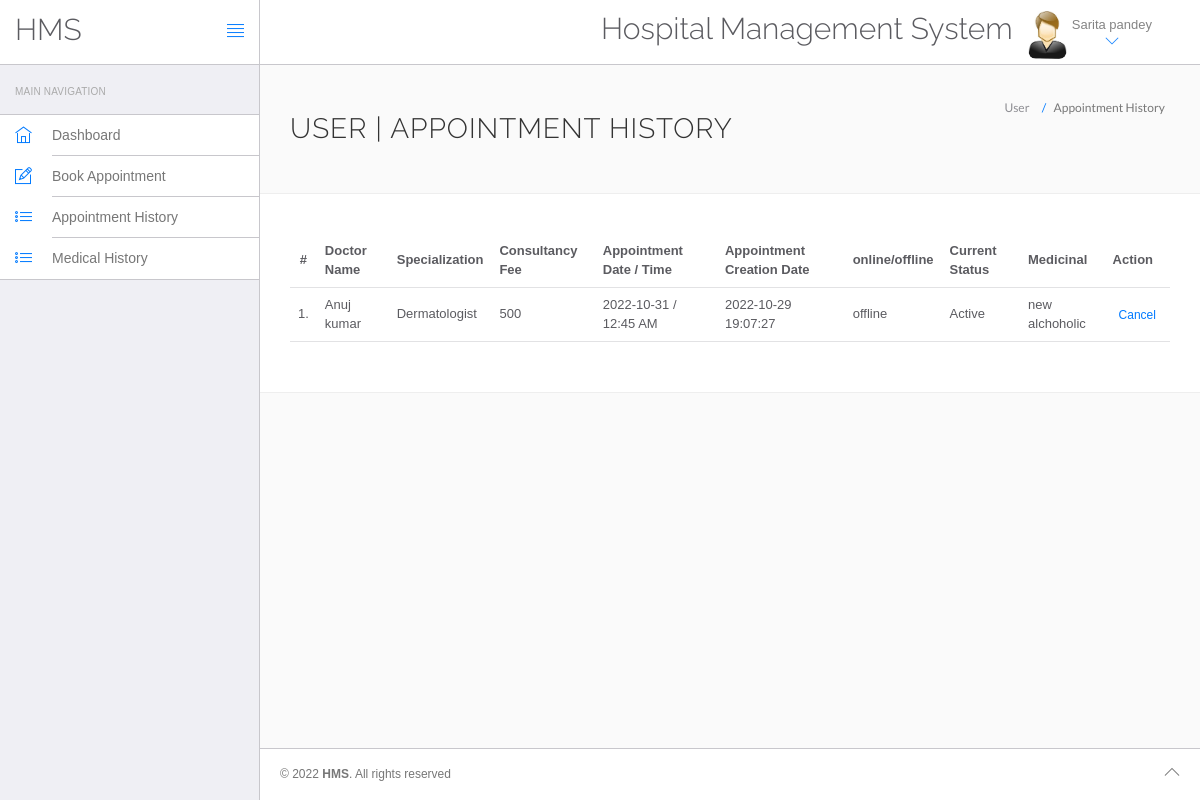
Page /hms/appointment-history.php (signed in) on the committed database.
### tables this page shows
CREATE TABLE `users` (
  `id` int(11) NOT NULL,
  `fullName` varchar(255) DEFAULT NULL,
  `address` longtext DEFAULT NULL,
  `city` varchar(255) DEFAULT NULL,
  `gender` varchar(255) DEFAULT NULL,
  `email` varchar(255) DEFAULT NULL,
  `password` varchar(255) DEFAULT NULL,
  `regDate` timestamp NULL DEFAULT current_timestamp(),
  `updationDate` timestamp NULL DEFAULT NULL ON UPDATE current_timestamp()
);

CREATE TABLE `appointment` (
  `id` int(11) NOT NULL,
  `doctorSpecialization` varchar(255) DEFAULT NULL,
  `doctorId` int(11) DEFAULT NULL,
  `userId` int(11) DEFAULT NULL,
  `consultancyFees` int(11) DEFAULT NULL,
  `appointmentDate` varchar(255) DEFAULT NULL,
  `appointmentTime` varchar(255) DEFAULT NULL,
  `postingDate` timestamp NULL DEFAULT current_timestamp(),
  `userStatus` int(11) DEFAULT NULL,
  `doctorStatus` int(11) DEFAULT NULL,
  `updationDate` timestamp NULL DEFAULT NULL ON UPDATE current_timestamp(),
  `of` int(11) NOT NULL,
  `prescribe` varchar(100) DEFAULT NULL
);

CREATE TABLE `doctors` (
  `id` int(11) NOT NULL,
  `specilization` varchar(255) DEFAULT NULL,
  `doctorName` varchar(255) DEFAULT NULL,
  `address` longtext DEFAULT NULL,
  `docFees` varchar(255) DEFAULT NULL,
  `contactno` bigint(11) DEFAULT NULL,
  `docEmail` varchar(255) DEFAULT NULL,
  `password` varchar(255) DEFAULT NULL,
  `creationDate` timestamp NULL DEFAULT current_timestamp(),
  `updationDate` timestamp NULL DEFAULT NULL ON UPDATE current_timestamp()
);

### hms/appointment-history.php (the view, shortened to what this page needs)
<?php
include('include/config.php');
?>
<!DOCTYPE html>
<html lang="en">
	<head>
		<link rel="stylesheet" href="vendor/bootstrap/css/bootstrap.min.css">
		<link rel="stylesheet" href="vendor/fontawesome/css/font-awesome.min.css">
		<link rel="stylesheet" href="vendor/themify-icons/themify-icons.min.css">
		<link href="vendor/animate.css/animate.min.css" rel="stylesheet" media="screen">
		<link href="vendor/perfect-scrollbar/perfect-scrollbar.min.css" rel="stylesheet" media="screen">
		<link href="vendor/switchery/switchery.min.css" rel="stylesheet" media="screen">
		<link href="vendor/bootstrap-touchspin/jquery.bootstrap-touchspin.min.css" rel="stylesheet" media="screen">
		<link href="vendor/select2/select2.min.css" rel="stylesheet" media="screen">
		<link href="vendor/bootstrap-datepicker/bootstrap-datepicker3.standalone.min.css" rel="stylesheet" media="screen">
		<link href="vendor/bootstrap-timepicker/bootstrap-timepicker.min.css" rel="stylesheet" media="screen">
		<link rel="stylesheet" href="assets/css/styles.css">
		<link rel="stylesheet" href="assets/css/plugins.css">
		<link rel="stylesheet" href="assets/css/themes/theme-1.css" id="skin_color" />
	</head>
	<body>
		<div id="app">
<?php include('include/sidebar.php');?>
			<div class="app-content">
					<?php include('include/header.php');?>
				<div class="main-content" >
					<div class="wrap-content container" id="container">
						<section id="page-title">
							<div class="row">
								<div class="col-sm-8">
									<h1 class="mainTitle">User  | Appointment History</h1>
																	</div>
								<ol class="breadcrumb">
									<li>
										<span>User </span>
									</li>
									<li class="active">
										<span>Appointment History</span>
									</li>
								</ol>
							</div>
						</section>
						<div class="container-fluid container-fullw bg-white">
									<div class="row">
								<div class="col-md-12">
									<table class="table table-hover" id="sample-table-1">
										<thead>
											<tr>
												<th class="center">#</th>
												<th class="hidden-xs">Doctor Name</th>
												<th>Specialization</th>
												<th>Consultancy Fee</th>
												<th>Appointment Date / Time </th>
												<th>Appointment Creation Date  </th>
												<th>online/offline</th>
												<th>Current Status</th>
												<th> Medicinal </th>
												<th>Action</th>
											</tr>
										</thead>
										<tbody>
<?php
$sql=mysqli_query($con,"select doctors.doctorName as docname,appointment.*  from appointment join doctors on doctors.id=appointment.doctorId where appointment.userId='".$_SESSION['id']."'");
$cnt=1;
while($row=mysqli_fetch_array($sql))
{
?>
											<tr>
												<td class="center"><?php echo $cnt;?>.</td>
												<td class="hidden-xs"><?php echo $row['docname'];?></td>
												<td><?php echo $row['doctorSpecialization'];?></td>
												<td><?php echo $row['consultancyFees'];?></td>
												<td><?php echo $row['appointmentDate'];?> / <?php echo
												 $row['appointmentTime'];?>
												</td>
												<td><?php echo $row['postingDate'];?></td>
												<td><?php if($row['of']==0)
{
	echo "offline";
}
else{
	echo "<button onclick=\"location.href='video.html'\">online</button>" ;}
	?></td>
												<td>
<?php if(($row['userStatus']==1) && ($row['doctorStatus']==1))
{
	echo "Active";
}
												?></td>
												<td>
													<?php echo $row['prescribe'];?>
												</td>
												<td >
												<div class="visible-md visible-lg hidden-sm hidden-xs">
							<?php if(($row['userStatus']==1) && ($row['doctorStatus']==1))
{ ?>
	<a href="appointment-history.php?id=<?php echo $row['id']?>&cancel=update" onClick="return confirm('Are you sure you want to cancel this appointment ?')"class="btn btn-transparent btn-xs tooltips" title="Cancel Appointment" tooltip-placement="top" tooltip="Remove">Cancel</a>
	<?php } else {
		echo "Canceled";
		} ?>
												</div>
												</td>
											</tr>
											<?php
$cnt=$cnt+1;
											 }?>
										</tbody>
									</table>
								</div>
							</div>
								</div>
					</div>
				</div>
			</div>
	<?php include('include/footer.php');?>
		</div>
	</body>
</html>

### hms/include/header.php (shortened to what this page needs)
<header class="navbar navbar-default navbar-static-top">
					<div class="navbar-header">
						<a class="navbar-brand" href="#">
							<h2 style="padding-top:20% ">HMS</h2>
						</a>
						<a href="#" class="sidebar-toggler pull-right visible-md visible-lg" data-toggle-class="app-sidebar-closed" data-toggle-target="#app">
							<i class="ti-align-justify"></i>
						</a>
					</div>
					<div class="navbar-collapse collapse">
						<ul class="nav navbar-right">
								<li  style="padding-top:2% ">
								<h2>Hospital Management System</h2>
							</li>
							<li class="dropdown current-user">
								<a href class="dropdown-toggle" data-toggle="dropdown">
									<img src="assets/images/images.jpg"> <span class="username">
									<?php $query=mysqli_query($con,"select fullName from users where id='".$_SESSION['id']."'");
while($row=mysqli_fetch_array($query))
{
	echo $row['fullName'];
}
									?> <i class="ti-angle-down"></i></i></span>
								</a>
							</li>
						</ul>
					</div>
				</header>

### hms/assets/css/themes/theme-1.css (style rules this page uses)
body { background: #FAFAFA; }
header .navbar-header { background: #ffffff !important; border-right-color: #c8c7cc !important; border-bottom-color: #c8c7cc !important; }
header .navbar-header .sidebar-toggler, header .navbar-header .sidebar-mobile-toggler { color: #007aff !important; }
header .navbar-header .navbar-brand { color: #777 !important; }
header .navbar-collapse { background: #ffffff !important; border-bottom-color: #c8c7cc !important; box-shadow: none !important; }
header .navbar-collapse .navbar-right > li > a { color: #777; }
header .navbar-collapse .navbar-right > li > a i { color: #007aff !important; }

### hms/include/setting.php (style rules this page uses)
body { top:0 !important; }

### rows in the picture
users: fullName "Sarita pandey"
appointment: doctorId.doctorName "Anuj kumar", doctorSpecialization "Dermatologist", consultancyFees "500", appointmentDate "2022-10-31", appointmentTime "12:45 AM", postingDate "2022-10-29 19:07:27", of "offline", userStatus "Active", prescribe "new alchoholic"
